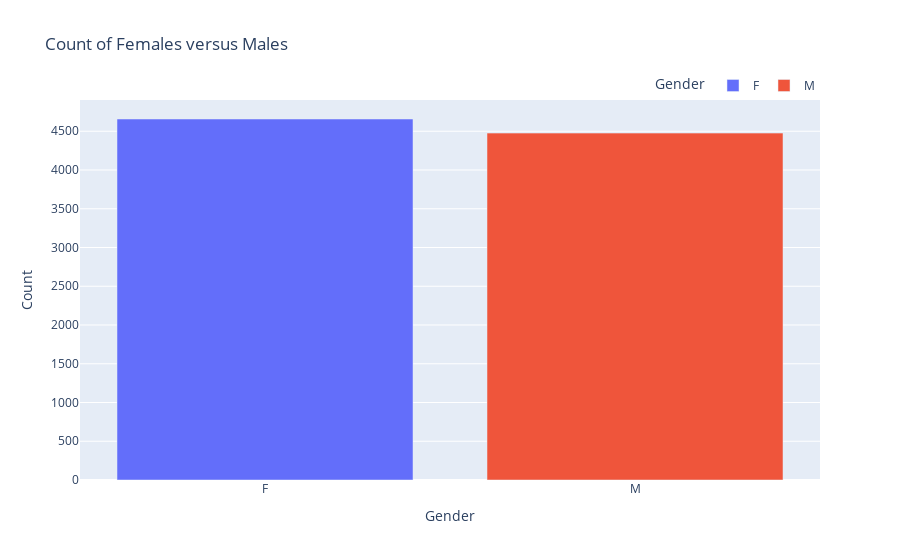

Write notebook code for a chart like this one.
### Markdown cell above
###  Create a barplot of the number of customers per Gender.

### Code cell
# Count number of males and females
gender_count = pd.value_counts(customer_df['Gender'])

# Create bar plot
fig = px.bar(gender_count, x=gender_count.index, y=gender_count.values, color=gender_count.index, title='Count of Females versus Males')

# Customize plot
fig.update_xaxes(title_text='Gender')
fig.update_yaxes(title_text='Count')
fig.update_layout(legend_title='Gender', legend=dict(orientation='h', yanchor='bottom', y=1, xanchor='right', x=1))

# Show plot
fig.show()

### Figure 1 — Plotly figure (JSON) as saved in the notebook; plotly's stock layout.template omitted (floating-point values rounded to 4 significant figures)
{"data": [{"alignmentgroup": "True", "hovertemplate": "index=%{x}<br>y=%{y}<extra></extra>", "legendgroup": "F", "marker": {"color": "#636efa", "pattern": {"shape": ""}}, "name": "F", "offsetgroup": "F", "orientation": "v", "showlegend": true, "textposition": "auto", "type": "bar", "x": ["F"], "xaxis": "x", "y": [4658], "yaxis": "y"}, {"alignmentgroup": "True", "hovertemplate": "index=%{x}<br>y=%{y}<extra></extra>", "legendgroup": "M", "marker": {"color": "#EF553B", "pattern": {"shape": ""}}, "name": "M", "offsetgroup": "M", "orientation": "v", "showlegend": true, "textposition": "auto", "type": "bar", "x": ["M"], "xaxis": "x", "y": [4476], "yaxis": "y"}], "layout": {"barmode": "relative", "legend": {"orientation": "h", "title": {"text": "Gender"}, "tracegroupgap": 0, "x": 1, "xanchor": "right", "y": 1, "yanchor": "bottom"}, "title": {"text": "Count of Females versus Males"}, "xaxis": {"anchor": "y", "categoryarray": ["F", "M"], "categoryorder": "array", "domain": [0, 1], "title": {"text": "Gender"}}, "yaxis": {"anchor": "x", "domain": [0, 1], "title": {"text": "Count"}}}}
